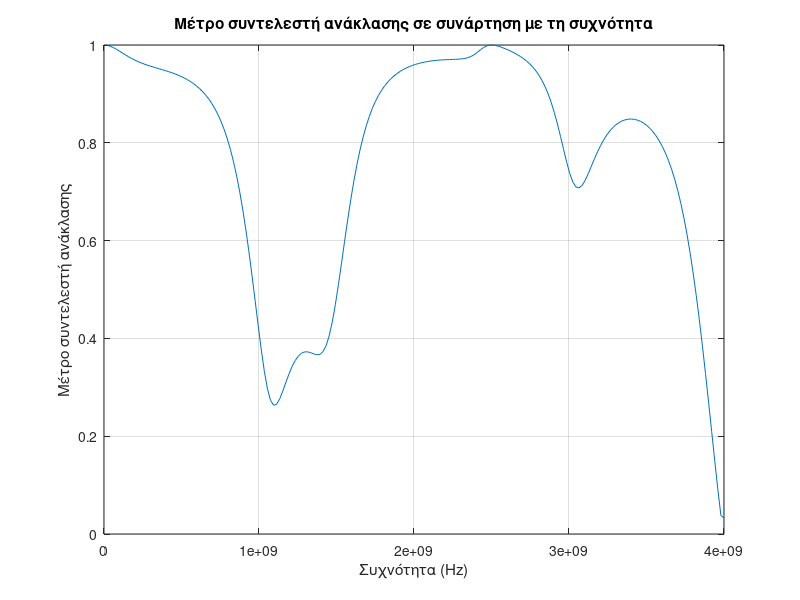
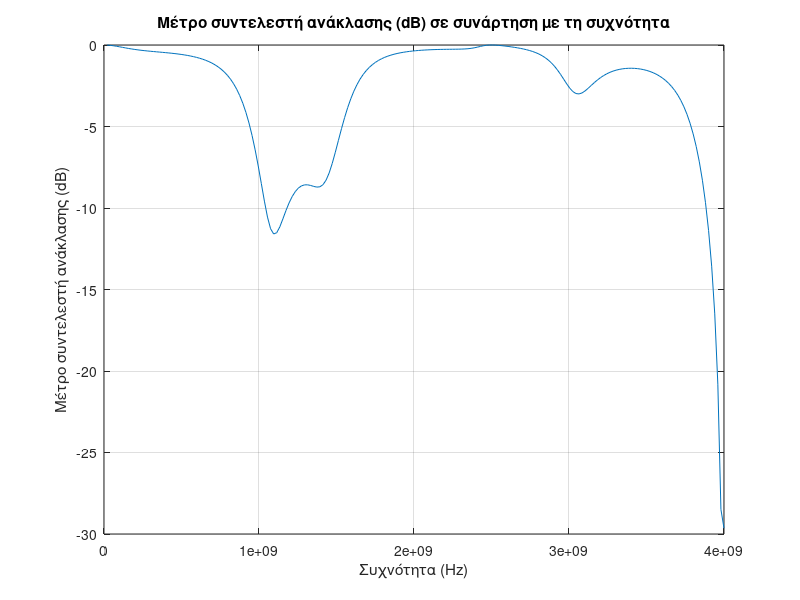

The MATLAB script that drew these images, in order:
%% 1.2 (a) Karatis Dimitrios 10775

% Δεδομένα
f0 = 1e9; % Κεντρική συχνότητα σε Hz
c = 3e8; % Ταχύτητα φωτός σε m/s
lambda0 = c / f0; % Μήκος κύματος στη συχνότητα f0
N = 201; % Αριθμός τιμών συχνότητας
Z0 = 50; % Χαρακτηριστική αντίσταση γραμμών σε Ω
ZL = 100; % Τιμή φορτίου σε Ω
capacitance = 2e-12; % Τιμή πυκνωτή σε F

% Συχνότητες
f = 0:(4*f0/N):(4*f0); % Διάνυσμα συχνοτήτων

% Μήκη γραμμών μεταφοράς
l1 = 0.32 * lambda0; % Μήκος γραμμής στο φορτίο
l2 = 0.24 * lambda0; % Μήκος γραμμής πρίν τον πυκνωτή
lopen = 0.1 * lambda0; % Μήκος ανοιχτοκυκλωμένης γραμμής 

% Σταθερά διάδοσης β
beta = (2*pi*f/f0) / lambda0; 

% Αντιστάσεις εισόδου 
Zin1 = Z0 * (ZL + 1i*Z0*tan(beta*l1)) ./ (Z0 + 1i*ZL*tan(beta*l1)); % Αντίσταση εισόδου δεξία του πυκνωτή
Zinx = Zin1 - 1i./(2*pi*f*capacitance);
Zin2 = Z0 * (Zinx + 1i*Z0*tan(beta*l2)) ./ (Z0 + 1i*Zinx.*tan(beta*l2)); % Αντίσταση εισόδου αριστερά του πυκνωτή
Zin_open = -1*1i*Z0*cot(beta*lopen); % Αντίσταση εισόδου ανοιχτοκυκλωμένης γραμμής

% Μετατροπή σε αγωγιμοτητες 
Yin2 = 1 ./ Zin2; % Αγωγιμότητα εισόδου αριστερά του πυκνωτή
Yin_open = 1 ./ Zin_open; % Αγωγιμότητα εισόδου ανοιχτοκυκλωμένης γραμμής

% Συνολική αγωγιμότητα εισόδου
Yin = Yin_open + Yin2;

% Μετατροπή σε αντίσταση εισόδου
Zin = 1 ./ Yin;

% Υπολογισμός του μέτρου του συντελεστή ανάκλασης Γ στην είσοδο
Gamma = abs((Zin - Z0) ./ (Zin + Z0));
Gamma_dB = 20*log10(Gamma);

% Εμφάνιση του γραφήματος σε καθαρό αριθμό
figure;
plot(f, Gamma);
xlabel('Συχνότητα (Hz)');
ylabel('Μέτρο συντελεστή ανάκλασης');
title('Μέτρο συντελεστή ανάκλασης σε συνάρτηση με τη συχνότητα');
grid on;

% Εμφάνιση του γραφήματος σε dB
figure;
plot(f, Gamma_dB);
xlabel('Συχνότητα (Hz)');
ylabel('Μέτρο συντελεστή ανάκλασης (dB)');
title('Μέτρο συντελεστή ανάκλασης (dB) σε συνάρτηση με τη συχνότητα');
grid on;